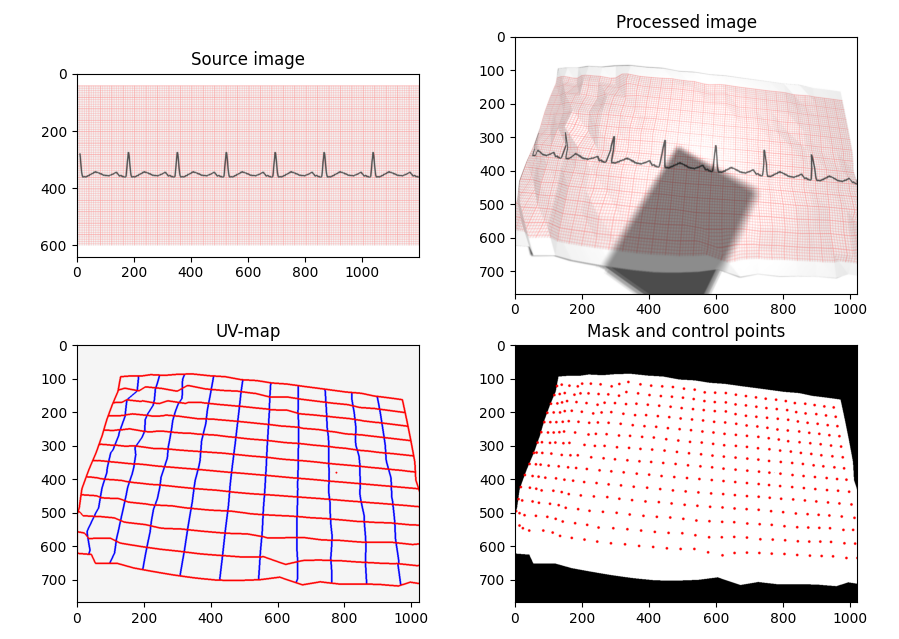

Write the Python code that produced this figure.
import math
import random
import cv2
import numpy as np
from PIL import Image, ImageDraw
import matplotlib.pyplot as plt

from mesh_augmentor import *

signal = [26,20,12,4,-2,-6,-8,-9,-8,-8,-8,-8,-8,-9,-8,-7,-8,-7,-6,-6,
          -7,-6,-5,-4,-5,-4,-4,-3,-4,-3,-2,-1,-2,-2,0,-1,-2,-2,-1,-2,
          -2,-3,-2,-3,-4,-4,-3,-4,-5,-4,-5,-6,-6,-6,-5,-6,-7,-6,-6,-6,
          -7,-6,-6,-7,-7,-6,-6,-5,-6,-5,-4,-5,-4,-4,-4,-3,-3,-2,-2,-2,
          -1,-2,-4,-4,-4,-6,-7,-7,-7,-6,-6,-6,-8,-8,-8,-7,-8,-9,-8,-9,
          -8,-8,-2,6,14,20,28] * 10

# --------------------------- Helpers ---------------------------

def book_profile(segment_count: int, segment_length: float = 10.0):
    """Generate a 'book page' profile along X."""
    points = [(0.0, 0.0)]
    theta_deg = 139.0
    for k in range(segment_count):
        t = k / max(1, segment_count)
        dtheta = 15.0 * math.sin(2 * math.pi * 0.9 * t) * math.exp(-2.5 * t)
        theta_deg += dtheta
        x_prev, y_prev = points[-1]
        x_next = x_prev + segment_length * math.cos(math.radians(theta_deg))
        y_next = y_prev + segment_length * math.sin(math.radians(theta_deg))
        points.append((x_next, y_next))
    return points


def draw_ecg_pillow(
    signal,
    *,
    signal_scale_mm=0.5,
    img_width=512,
    img_height=256,
    pixels_per_mm=8,
    paper_speed_mm_s=25,
    sampling_rate=80,  # Hz
    thickness=2,
    draw_big_lines=True,
    start_x=0,
    start_y=128,
    grid_line_thickness=1,
    draw_dotted=True,
    background_color=(244, 244, 244),
    mm_line_color=(147, 148, 252),
    signal_color=(50, 50, 50),
    supersample=4,
):
    """Draw ECG with supersampling on a Pillow canvas. Returns (np.uint8 HxWx3, cross_points list)."""
    w_hr = img_width * supersample
    h_hr = img_height * supersample

    img_hr = Image.new("RGB", (w_hr, h_hr), background_color)
    draw = ImageDraw.Draw(img_hr)

    ppm_hr = pixels_per_mm * supersample

    grid_shift_x = random.random() * ppm_hr
    grid_shift_y = random.random() * ppm_hr

    cross_points = []
    n_x = int(math.ceil((w_hr - supersample - grid_shift_x) / ppm_hr))
    n_y = int(math.ceil((h_hr - supersample - grid_shift_y) / ppm_hr))
    for ix in range(0, n_x, 5):
        x_hr = grid_shift_x + ix * ppm_hr
        for iy in range(0, n_y, 5):
            y_hr = grid_shift_y + iy * ppm_hr
            cross_points.append((x_hr / supersample, y_hr / supersample))

    half_dot = (grid_line_thickness * supersample) / 2.0

    width_thin = int(max(1, grid_line_thickness * supersample))
    for ix in range(n_x + 1):
        x_hr = grid_shift_x + ix * ppm_hr
        draw.line((x_hr, 0, x_hr, h_hr), fill=mm_line_color, width=width_thin)
    for iy in range(n_y + 1):
        y_hr = grid_shift_y + iy * ppm_hr
        draw.line((0, y_hr, w_hr, y_hr), fill=mm_line_color, width=width_thin)

    if draw_big_lines:
        width_big = int(max(1, grid_line_thickness * 2 * supersample))
        for ix in range(int(math.ceil((w_hr - grid_shift_x) / (ppm_hr * 5))) + 1):
            x_hr = grid_shift_x + ix * ppm_hr * 5
            draw.line((x_hr, 0, x_hr, h_hr), fill=mm_line_color, width=width_big)
        for iy in range(int(math.ceil((h_hr - grid_shift_y) / (ppm_hr * 5))) + 1):
            y_hr = grid_shift_y + iy * ppm_hr * 5
            draw.line((0, y_hr, w_hr, y_hr), fill=mm_line_color, width=width_big)

    # ECG curve
    x_prev = start_x * supersample
    y_prev = start_y * supersample - signal[0] * signal_scale_mm * ppm_hr
    for i in range(len(signal) - 1):
        x_curr = start_x * supersample + (i + 1) * paper_speed_mm_s * supersample * pixels_per_mm / sampling_rate
        y_curr = start_y * supersample - signal[i + 1] * signal_scale_mm * ppm_hr
        draw.line((x_prev, y_prev, x_curr, y_curr), fill=signal_color, width=thickness * supersample)
        x_prev, y_prev = x_curr, y_curr
        if x_curr > w_hr:
            break

    img_final = img_hr.resize((img_width, img_height), resample=Image.LANCZOS)
    if img_final.mode not in ("RGB", "RGBA"):
        img_final = img_final.convert("RGB")
    img = np.array(img_final, dtype=np.uint8)  # RGB
    return img, cross_points

def get_ecg_with_points():
    """Generate an ECG strip and pad it vertically (white margins)."""    
    img, keypoints = draw_ecg_pillow(
        signal=signal,
        signal_scale_mm=0.3,
        img_width=1200,
        img_height=70 * 8,
        pixels_per_mm=8,
        paper_speed_mm_s=15,
        sampling_rate=75,
        thickness=5,
        draw_big_lines=True,
        start_x=10,
        start_y=300,
        grid_line_thickness=1,
        draw_dotted=False,
        background_color=(244, 244, 244),
        mm_line_color=(147, 148, 252),
        signal_color=(80, 80, 80),
    )
    pad = 8 * 5
    new_points = [(x, y + pad) for x, y in keypoints]
    img = cv2.copyMakeBorder(img, top=pad, bottom=pad, left=0, right=0,
                             borderType=cv2.BORDER_CONSTANT, value=(255, 255, 255))
    return img, new_points  # RGB

# --------------------------- Distortion via MeshAugmentor ---------------------------
def render_distort(input_rgb: np.ndarray, out_width: int, out_height: int, cross_points):
    """Bend the 'paper' like a book page and render with light/shadow/distortion."""
    h, w, _ = input_rgb.shape

    # grid resolution
    wcnt = max(4, w // 60)
    hcnt = max(4, h // 64)

    # Configure optics/lighting/distortion/etc.
    optics = Optics(F=35.0, L=66.7, R=14.0)
    distortion = Distortion(use=True, k1=-0.5)
    lighting = Lighting(
        use=True,
        x=40.0,
        y=0.0,
        z=10.0,
        intensity=1.5,
        diameter=170.0,
        light_mix_koef=0.9 
    )

    z_distance = optics.get_best_distance()
    bg_shadow = BackgroundShadow(use=True, bg_z=z_distance, bottom_shadow_koef=0.8)
    
    occluder = RectOccluder(use=True, cx=0.0, cy=150.0, cz=60.0, w=240.0, h=340.0,
                            yaw=math.radians(30.0), pitch=0.0, roll=0.0, circle_segments=64)
    pose = CameraPose(tilt_x_rad=math.radians(2.0))

    # Create mesh
    mesh = MeshAugmentor(
        input_width=w, input_height=h,
        grid_w=wcnt, grid_h=hcnt,
        optics=optics, 
        distortion=distortion, 
        lighting=lighting,
        bg_shadow=bg_shadow, 
        occluder=occluder, 
        pose=pose
    )
    
    apply_crumple_with_creases(
        mesh,
        K=20,
        angle_deg_range=(8.0, 24.0),
        band_px=90,
        falloff_sigma=18.0,
        z_jitter_std=0.05,
        z_scale=0.4
    )
    # Build profile along X and bend the sheet
    stride = wcnt + 1
    profile_points = book_profile(stride, segment_length = 60)
    for index, point in enumerate(mesh.points):
        x = index % stride
        y = index // stride
        point.z += z_distance - profile_points[x][1] / 30.0
        point.x = -550 - profile_points[x][0]
        point.y = point.y - 350

    mesh.rotate_z(math.radians(5))
    
    # Render (RGB + optional alpha/mask/uv)
    outs = mesh.render(
        input_image=input_rgb,
        out_size=(out_width, out_height),
        background = np.full((out_height, out_width, 3), (255, 255, 255), dtype=np.uint8),
        attachments=("rgb", "mask", "uv"),
    )
    
    new_keypoints = [mesh.reproject_point(x, y, out_width, out_height) for x, y in cross_points]

    mesh.close()
    return outs.rgb, outs.mask, outs.uv, new_keypoints


# --------------------------- Main / demo ---------------------------

def render_uv_isolines_cv(
    uv: np.ndarray,
    mask: np.ndarray,
    n_levels: int = 12,
    thickness: int = 3,
    bg_gray: int = 245
) -> np.ndarray:
    assert uv.ndim == 3 and uv.shape[2] == 2, "uv must be (H, W, 2)"
    H, W = uv.shape[:2]
    u = uv[..., 0].astype(np.float32, copy=False)
    v = uv[..., 1].astype(np.float32, copy=False)

    if mask is None:
        valid = np.isfinite(u) & np.isfinite(v)
    else:
        valid = (mask.astype(bool)) & np.isfinite(u) & np.isfinite(v)

    def levels(arr: np.ndarray, n: int):
        vals = arr[valid]
        if vals.size == 0:
            return []
        lo, hi = float(vals.min()), float(vals.max())
        if not (hi > lo):
            return [lo]
        return np.linspace(lo, hi, n, dtype=np.float32).tolist()

    lev_u = levels(u, n_levels)
    lev_v = levels(v, n_levels)

    out = np.full((H, W, 3), int(bg_gray), dtype=np.uint8)

    def draw_isolines(scalar, levs, color_bgr):
        if len(levs) == 0:
            return
        for L in levs:
            bin_img = np.zeros((H, W), dtype=np.uint8)
            bin_img[valid] = (scalar[valid] >= L).astype(np.uint8) * 255
            contours, _ = cv2.findContours(bin_img, cv2.RETR_LIST, cv2.CHAIN_APPROX_SIMPLE)
            if contours:
                cv2.drawContours(out, contours, -1, color_bgr, thickness)

    draw_isolines(u, lev_u, (0, 0, 255))
    draw_isolines(v, lev_v, (255, 0, 0))

    return out


def main():
    ecg_img, cross_points = get_ecg_with_points()
    cv2.imwrite("ecg_source.png", ecg_img)
    
    rgb, mask, uv, cross_points = render_distort(ecg_img, 1024, 768, cross_points)
    isolines = render_uv_isolines_cv(uv, mask, n_levels=12)
    mask = cv2.cvtColor(mask, cv2.COLOR_GRAY2RGB)

    for x, y in cross_points:
        cv2.circle(mask, (int(x), int(y)), radius=4, color=(255,0,0), thickness=-1)

    fig, axes = plt.subplots(2, 2, figsize=(6, 6))

    axes[0, 0].imshow(cv2.cvtColor(ecg_img, cv2.COLOR_BGR2RGB))
    axes[0, 0].set_title("Source image")
    axes[0, 1].imshow(cv2.cvtColor(rgb, cv2.COLOR_BGR2RGB))
    axes[0, 1].set_title("Processed image")
    axes[1, 0].imshow(isolines)
    axes[1, 0].set_title("UV-map")
    axes[1, 1].imshow(mask, cmap="gray")
    axes[1, 1].set_title("Mask and control points")

    plt.tight_layout()
    plt.show()

    cv2.imwrite("ecg_processed.png", rgb)
    cv2.imwrite("mask.png", mask)
    cv2.imwrite("isolines.png", isolines)

if __name__ == "__main__":
    main()
